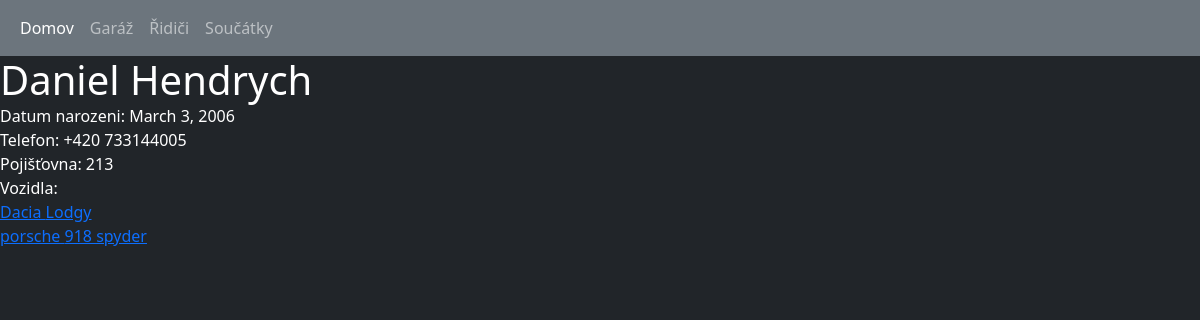
The app's page /ridic/2 with its own data.
### garaz1/models.py (models this page shows, shortened)
class Ridic(models.Model):
      firstname = models.CharField(max_length=255)
      lastname = models.CharField(max_length=255)
      datum_narozeni = models.DateField()
      telefon = models.CharField(max_length=9)
      pojistovna = models.IntegerField()
      vozidlo = models.ManyToManyField(Vozidlo, verbose_name="vozidlo")

class Vozidlo(models.Model):
    jmeno = models.CharField(max_length=80, verbose_name='Model vozidla', help_text='Zadejte model vozidla',
                             error_messages={'blank': 'Model vozidla musí být vyplněno'})
    vyrobce = models.CharField(max_length=50, verbose_name='vyrobce', help_text='Zadejte výrobce vozidla',
                               error_messages={'blank': 'Název výrobce musí být vyplněn'})
    typ_vozidla = models.CharField(max_length=50, verbose_name='typ', help_text='Auto,moto,kamion,traktor',
                               error_messages={'blank': 'Typ vozidla musí být vyplněn'})
    cena = models.IntegerField(help_text='v korunách')
    hmotnost = models.IntegerField(help_text='v kg')
    motorizace = models.ManyToManyField(Motor, verbose_name='Motorizace')
    brzdy = models.ManyToManyField(Brzdy, verbose_name='Brzdy')
    pneu = models.ManyToManyField(Pneu, verbose_name='Pneu')
    odpruzeni = models.ManyToManyField(Odpruzeni, verbose_name='Odpruzeni')
    class Meta:
      ordering = ["vyrobce"]
      verbose_name = "vozidlo"
      verbose_name_plural = "vozidlo"

### garaz1/views.py (the view)
# urls.py: path('ridic/<int:id>', views.ridic, name='ridic'),
def ridic(request, id):
  ridici = Ridic.objects.get(id=id)
  return render(request, 'ridic.html', {'ridici': ridici})

### garaz1/templates/ridic.html (shortened to what this page needs)
{% extends "master.html" %}
{% block content %}
  <h1 class="bg-dark text-white m-0">{{ ridici.firstname }} {{ ridici.lastname }}</h1>
  <p class="bg-dark text-white m-0">Datum narozeni: {{ridici.datum_narozeni}}</p>
  <p class="bg-dark text-white m-0">Telefon: +420 {{ridici.telefon}}</p>
  <p class="bg-dark text-white m-0">Pojišťovna: {{ridici.pojistovna}}</p>
  <p class="bg-dark text-white m-0">Vozidla: </p>
  <p class="bg-dark text-white m-0">{% for vozidlo in ridici.vozidlo.all %}
    <a href="{% url 'vozidlo' vozidlo.id %}">{{ vozidlo.vyrobce }} {{ vozidlo.jmeno }}</a>
          {% if not forloop.last %}<br>{% endif %}
         {% endfor %}
  </p>
{% endblock %}

### records on screen
Ridic: firstname "Daniel", lastname "Hendrych", datum_narozeni "March 3, 2006", telefon "733144005", pojistovna "213"
Vozidlo: vyrobce "Dacia", jmeno "Lodgy"
Vozidlo: vyrobce "porsche", jmeno "918 spyder"
